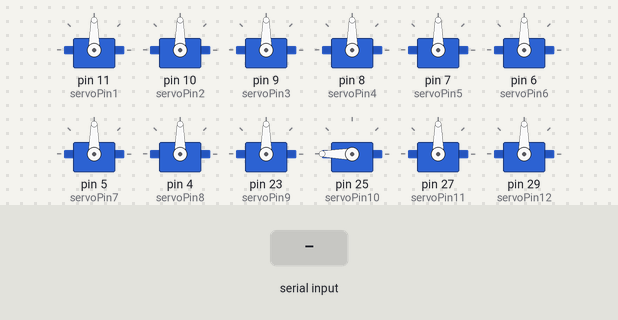
Bench run of a sketch on a simulated Arduino Mega 2560, built with avr-gcc and run on an emulated ATmega2560. Parts: 12 × servo. Inputs (shaded band) come from the test bench. What the sketch prints to the serial monitor is not drawn.

Above: at 2.2 s.
2.3 s: "a\n" received over Serial
At 5.0 s:
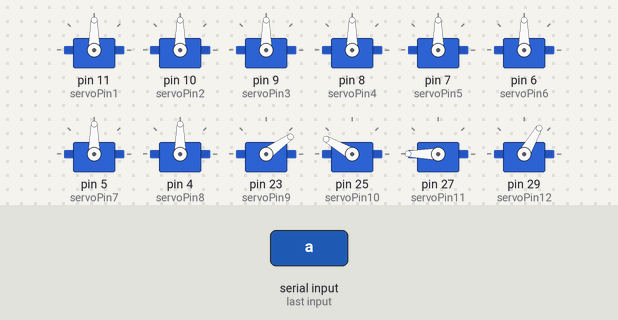
5.3 s: byte 98 ('b') received over Serial
At 6.75 s:
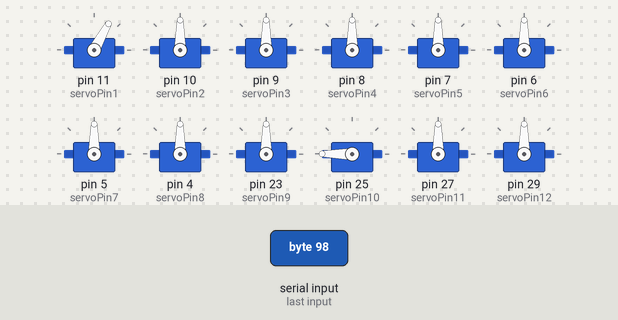
8.3 s: byte 99 ('c') received over Serial
At 11.16 s:
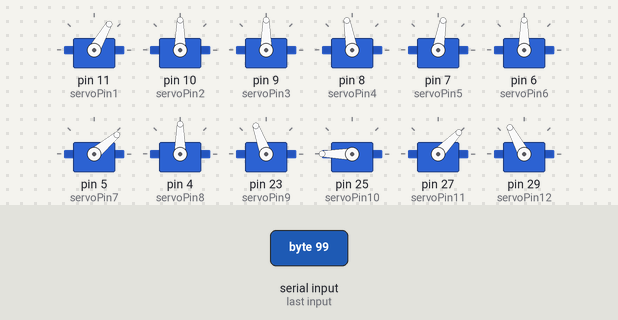
Timing chart, 0 to 30.8 s (numbered marks = the images above; inputs shaded):
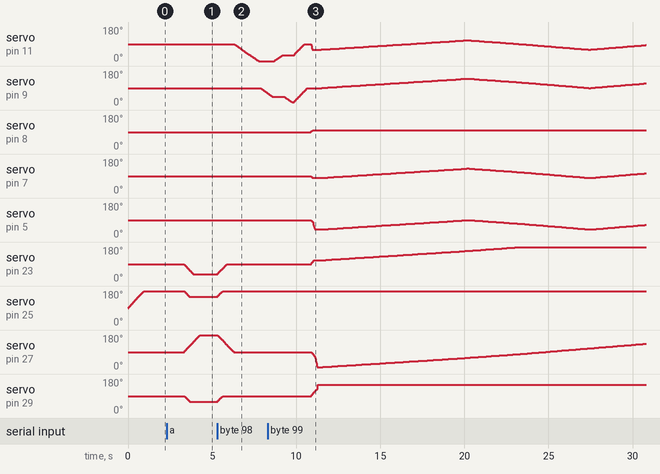

Measured:
- after the input at 2.3 s, servo on pin 23 (servoPin9): moves from 90° to 35° over 0.58 s, starting after 1.0 s; servo on pin 25 (servoPin10): moves from 180° to 150° over 0.30 s, starting after 1.0 s
- after the input at 5.3 s, servo on pin 11 (servoPin1): moves from 90° to 0° over 1.4 s, starting after 1.0 s; servo on pin 9 (servoPin3): moves from 90° to 63° over 0.40 s, starting after 2.6 s
- after the input at 8.3 s, servo on pin 8 (servoPin4): 90° → 100° after 2.6 s; servo on pin 23 (servoPin9): moves from 90° to 180° over 12.4 s, starting after 2.6 s; servo on pin 29 (servoPin12): moves from 90° to 150° over 0.42 s, starting after 2.6 s

The sketch:

Unit_test2.ino.ino
```cpp
#include<VarSpeedServo.h>

VarSpeedServo myservo1;//VarSpeedServo　を　myservo1　に変える
VarSpeedServo myservo2;
VarSpeedServo myservo3;
VarSpeedServo myservo4;
VarSpeedServo myservo5;
VarSpeedServo myservo6;
VarSpeedServo myservo7;
VarSpeedServo myservo8;
VarSpeedServo myservo9;//VarSpeedServo　を　myservo1　に変える
VarSpeedServo myservo10;
VarSpeedServo myservo11;
VarSpeedServo myservo12;
VarSpeedServo myservo13;
VarSpeedServo myservo14;
VarSpeedServo myservo15;
VarSpeedServo myservo16;


const int servoPin1 = 11;
const int servoPin2 = 10;
const int servoPin3 = 9;
const int servoPin4 = 8;
const int servoPin5 = 7;
const int servoPin6 = 6;
const int servoPin7 = 5;
const int servoPin8 = 4;
const int servoPin9 = 23;
const int servoPin10 = 25;
const int servoPin11 = 27;
const int servoPin12 = 29;
const int servoPin13 = 33;
const int servoPin14 = 35;
const int servoPin15 = 37;
const int servoPin16 = 39;

int data = 0;//ラズパイからの信号データを受け取る変数"data"を初期化
int count=1;
int va1=60,va2=90,va3=90,va4=100;//前右足
int va5=80,va6=90,va7=40,va8=90;//前左足
int va9=110,va10=180,va11=10,va12=150;//後右足
int va13=20,va14=180,va15=135,va16=30;//後左足
//角度
int de1=0,de2=0,de3=0,de4=0;
int de5=0,de6=0,de7=0,de8=0;
int de9=0,de10=0,de11=0,de12=0;
int de13=0,de14=0,de15=0,de16=0;

void setup() {
  Serial.begin(9600); //シリアル通信による通信速度を9600とする

 //myservo1の出力は、servoPin1に反映させる
 //前
  myservo1.attach(servoPin1);//右の中肩
  myservo2.attach(servoPin2);//右肩
  myservo3.attach(servoPin3);//右ひざ　　　　　　  6  5    1  2
  myservo4.attach(servoPin4);//右くるぶし　　　　　7          3   後ろからの図
  myservo5.attach(servoPin5);//左の中肩            8          4
  myservo6.attach(servoPin6);//左肩
  myservo7.attach(servoPin7);//左ひざ
  myservo8.attach(servoPin8);//左くるぶし
  //後
  myservo9.attach(servoPin9);//右の中肩
  myservo10.attach(servoPin10);//右肩
  myservo11.attach(servoPin11);//右ひざ　　　　　　  14  13    9  10
  myservo12.attach(servoPin12);//右くるぶし　　　　　15           11   後ろからの図
  myservo13.attach(servoPin13);//左の中肩            16           12
  myservo14.attach(servoPin14);//左肩
  myservo15.attach(servoPin15);//左ひざ
  myservo16.attach(servoPin16);//左くるぶし
  //初期位置に設定
  set();
}

void loop() {
  while(Serial.available()> 0){//ラズパイからのdataが確認されたら、、、
    data = Serial.read();//そのデータを格納した"data"の中を読み込む
    Serial.print(data);//読み込んだものを表示する


    if(data == 'a'){//もし、受け取ったデータが'a'だったなら、、、
      //新しい指示があるたびに、初期位置に戻ってほしいので、ここで初期位置
      set();
      //右足
      myservo9.write(35,60,false);
      delay(10);
      myservo10.write(150,60,false);
      delay(10);
      myservo11.write(180,60,false);
      delay(10);
      myservo12.write(60,60,false);
      delay(10);
      //左足
      myservo13.write(145,60,false);
      delay(10);
      myservo14.write(90,60,false);
      delay(10);
      myservo15.write(0,60,false);
      delay(10);
      myservo16.write(120,60,false);
      delay(10);

    }else if(data == 'b'){ //おて！
        //新しい指示があるたびに、初期位置に戻ってほしいので、ここで初期位置
        set();
        //右手
        myservo1.write(0,40,true);
        delay(100);
        myservo3.write(45,40,true);
        delay(100);
        myservo1.write(30,40,true);
        delay(100);
         myservo3.write(15,40,true);
        delay(100);

    }else if(data == 'c'){ //ゴウ！
      set();
      walk();

    }else if(data == 'd'){//ポチ！（ストップ）
      set();
    }
  }
}

int set(){
//前
  myservo1.write(90,60,false);//初期位置に設定する（90°,128/225の速さ,スルー）
  myservo2.write(90,60,false);
  myservo3.write(90,60,false);
  myservo4.write(90,60,false);
  myservo5.write(90,60,false);
  myservo6.write(90,60,false);
  myservo7.write(90,60,false); //180を90にした（15番が90でまっすぐだったから）
  myservo8.write(90,60,false);
  //後ろ
  myservo9.write(90,60,false);//初期位置に設定する（90°,60/225の速さ,スルー）
  myservo10.write(180,60,false);
  myservo11.write(90,60,false);
  myservo12.write(90,60,false);
  myservo13.write(90,60,false);
  myservo14.write(180,60,false);
  myservo15.write(90,60,false);
  myservo16.write(90,60,false);
  delay(1000);
}
int walk(){
  //set();
  //いったんやさしく位置に付けるように60/255スピードのfalseで位置につかせる
  myservo1.write(va1,60);//右中肩
  myservo2.write(va2,60);//右肩
  myservo3.write(va3,60);//右肘
  myservo4.write(va4,60);//右足
  myservo5.write(va5,60);//左中肩
  myservo6.write(va6,60);//左肩
  myservo7.write(va7,60);//左肘
  myservo8.write(va8,60);//左足
  myservo9.write(va9,60);//後右中肩
  myservo10.write(va10,60);//後右肩
  myservo11.write(va11,60);//後右肘
  myservo12.write(va12,60);//後右足
  myservo13.write(va13,60);//後左中肩
  myservo14.write(va14,60);//後左肩
  myservo15.write(va15,60);//後左肘
  myservo16.write(va16,60);//後左足
  while(1){
    if(count=1){
      myservo1.write(va1,255,true);//右中肩
      myservo2.write(va2,255,true);//右肩
      myservo3.write(va3,255,true);//右肘
      myservo4.write(va4,255,true);//右足
      myservo5.write(va5,255,true);//左中肩
      myservo6.write(va6,255,true);//左肩
      myservo7.write(va7,255,true);//左肘
      myservo8.write(va8,255,true);//左足
      myservo9.write(va9,255,true);//後右中肩
      myservo10.write(va10,255,true);//後右肩
      myservo11.write(va11,255,true);//後右肘
      myservo12.write(va12,255,true);//後右足
      myservo13.write(va13,255,true);//後左中肩
      myservo14.write(va14,255,true);//後左肩
      myservo15.write(va15,255,true);//後左肘
      myservo16.write(va16,255,true);//後左足
      va1+=de1;
      va2+=de2;
      va3+=de3;
      va4+=de4;
      va5+=de5;
      va6+=de6;
      va7+=de7;
      va8+=de8;
      va9+=de9;
      va10+=de10;
      va11+=de11;
      va12+=de12;
      va13+=de13;
      va14+=de14;
      va15+=de15;
      va16+=de16;

       //前右足
       //＜始まり＞
      if(va1==60&&va3==90){//足が少し前へ。第二関節まっすぐ
        de1=1;
        de3=1;//曲げてく
      }
       //＜おわり＞
      if(va1==110&&va3==140){//それぞれ50°角度が変化するようにしている。
        de1=-1;
        de3=-1;//まっすぐに戻していく
      }

      //前左足
      //＜始まり＞
      if(va5==130&&va7==90){//第二関節まっすぐ
        de5=-1;
        de7=-1;//曲げていく
      }
      //＜終わり＞
      if(va5==80&&va7==40){//それぞれ50°角度が変化するようにしている。
        de5=1;
        de7=1;//まっすぐに戻す
      }
       //後右足
       //＜始まり＞
       //va9(90を軸)、va11(90を軸)「向きは両方同じ」
       //va9=110で少し後ろ。va11=10でかなり前にある。
      if(va9==110&&va11==10){//少し後ろにあって、第二関節は80°前。形状がくの次ならＯＫ
        de9 = 1;
        de11 = 1;
      }

      //＜終わり＞
      //va9=160でかなり後ろ
      if(va9==160&&va11==45){
        de9  = -1;
        de11 = -1;
      }
       //後左足
       //＜始まり＞
      if(va13==70&&va15==170){
        de13 = -1;
        de15 = -1;
      }
       //＜終わり＞
      if(va13==20&&va15==135){
        de13 = 1;
        de15 = 1;
      }


      delay(15);


}

}
}
```
